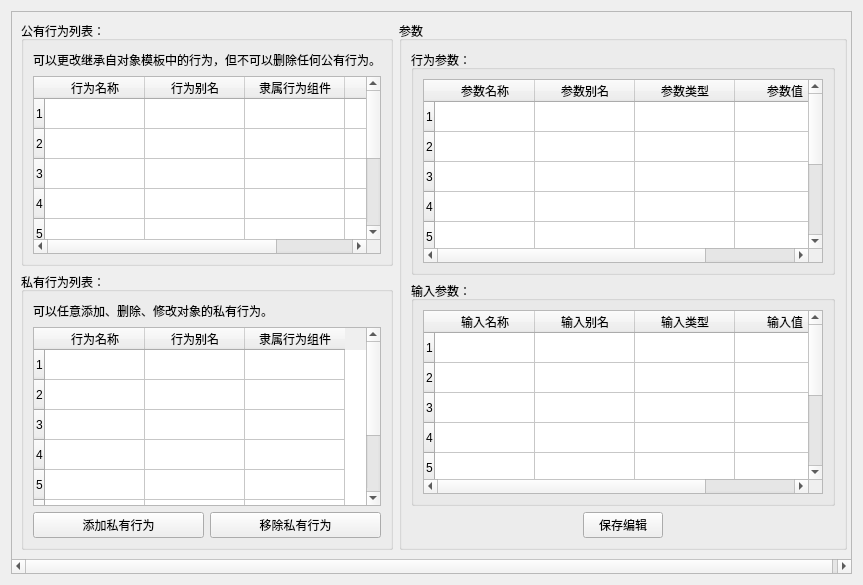
<?xml version="1.0" encoding="UTF-8"?>
<ui version="4.0">
 <class>ObjectBehaviorWidget</class>
 <widget class="QWidget" name="ObjectBehaviorWidget">
  <property name="geometry">
   <rect>
    <x>0</x>
    <y>0</y>
    <width>863</width>
    <height>585</height>
   </rect>
  </property>
  <property name="windowTitle">
   <string>行为能力</string>
  </property>
  <layout class="QGridLayout" name="gridLayout_8">
   <item row="0" column="0">
    <widget class="QScrollArea" name="scrollArea">
     <property name="widgetResizable">
      <bool>true</bool>
     </property>
     <widget class="QWidget" name="scrollAreaWidgetContents">
      <property name="geometry">
       <rect>
        <x>0</x>
        <y>0</y>
        <width>951</width>
        <height>540</height>
       </rect>
      </property>
      <layout class="QGridLayout" name="gridLayout_7">
       <item row="0" column="0">
        <layout class="QGridLayout" name="gridLayout_6">
         <item row="0" column="0">
          <widget class="QGroupBox" name="groupBox_3">
           <property name="title">
            <string>公有行为列表：</string>
           </property>
           <layout class="QGridLayout" name="gridLayout">
            <item row="0" column="0">
             <layout class="QVBoxLayout" name="verticalLayout">
              <item>
               <layout class="QHBoxLayout" name="horizontalLayout">
                <item>
                 <widget class="QLabel" name="label_3">
                  <property name="text">
                   <string>可以更改继承自对象模板中的行为，但不可以删除任何公有行为。</string>
                  </property>
                 </widget>
                </item>
                <item>
                 <spacer name="horizontalSpacer">
                  <property name="orientation">
                   <enum>Qt::Horizontal</enum>
                  </property>
                  <property name="sizeHint" stdset="0">
                   <size>
                    <width>40</width>
                    <height>20</height>
                   </size>
                  </property>
                 </spacer>
                </item>
               </layout>
              </item>
              <item>
               <widget class="QTableWidget" name="tableWidget_2">
                <row>
                 <property name="text">
                  <string>1</string>
                 </property>
                </row>
                <row>
                 <property name="text">
                  <string>2</string>
                 </property>
                </row>
                <row>
                 <property name="text">
                  <string>3</string>
                 </property>
                </row>
                <row>
                 <property name="text">
                  <string>4</string>
                 </property>
                </row>
                <row>
                 <property name="text">
                  <string>5</string>
                 </property>
                </row>
                <row>
                 <property name="text">
                  <string>6</string>
                 </property>
                </row>
                <row>
                 <property name="text">
                  <string>7</string>
                 </property>
                </row>
                <row>
                 <property name="text">
                  <string>9</string>
                 </property>
                </row>
                <column>
                 <property name="text">
                  <string>行为名称</string>
                 </property>
                </column>
                <column>
                 <property name="text">
                  <string>行为别名</string>
                 </property>
                </column>
                <column>
                 <property name="text">
                  <string>隶属行为组件</string>
                 </property>
                </column>
                <column>
                 <property name="text">
                  <string>继承自</string>
                 </property>
                </column>
               </widget>
              </item>
             </layout>
            </item>
           </layout>
          </widget>
         </item>
         <item row="0" column="1" rowspan="2">
          <widget class="QGroupBox" name="groupBox_5">
           <property name="title">
            <string>参数</string>
           </property>
           <layout class="QGridLayout" name="gridLayout_4">
            <item row="0" column="0">
             <layout class="QVBoxLayout" name="verticalLayout_3">
              <item>
               <widget class="QGroupBox" name="groupBox">
                <property name="title">
                 <string>行为参数：</string>
                </property>
                <layout class="QGridLayout" name="gridLayout_3">
                 <item row="0" column="0">
                  <widget class="QTableWidget" name="tableWidget">
                   <property name="minimumSize">
                    <size>
                     <width>400</width>
                     <height>0</height>
                    </size>
                   </property>
                   <row>
                    <property name="text">
                     <string>1</string>
                    </property>
                   </row>
                   <row>
                    <property name="text">
                     <string>2</string>
                    </property>
                   </row>
                   <row>
                    <property name="text">
                     <string>3</string>
                    </property>
                   </row>
                   <row>
                    <property name="text">
                     <string>4</string>
                    </property>
                   </row>
                   <row>
                    <property name="text">
                     <string>5</string>
                    </property>
                   </row>
                   <row>
                    <property name="text">
                     <string>6</string>
                    </property>
                   </row>
                   <row>
                    <property name="text">
                     <string>7</string>
                    </property>
                   </row>
                   <row>
                    <property name="text">
                     <string>9</string>
                    </property>
                   </row>
                   <column>
                    <property name="text">
                     <string>参数名称</string>
                    </property>
                   </column>
                   <column>
                    <property name="text">
                     <string>参数别名</string>
                    </property>
                   </column>
                   <column>
                    <property name="text">
                     <string>参数类型</string>
                    </property>
                   </column>
                   <column>
                    <property name="text">
                     <string>参数值</string>
                    </property>
                   </column>
                  </widget>
                 </item>
                </layout>
               </widget>
              </item>
              <item>
               <widget class="QGroupBox" name="groupBox_2">
                <property name="enabled">
                 <bool>true</bool>
                </property>
                <property name="title">
                 <string>输入参数：</string>
                </property>
                <layout class="QGridLayout" name="gridLayout_5">
                 <item row="0" column="0">
                  <widget class="QTableWidget" name="tableWidget_3">
                   <property name="enabled">
                    <bool>true</bool>
                   </property>
                   <property name="minimumSize">
                    <size>
                     <width>400</width>
                     <height>0</height>
                    </size>
                   </property>
                   <row>
                    <property name="text">
                     <string>1</string>
                    </property>
                   </row>
                   <row>
                    <property name="text">
                     <string>2</string>
                    </property>
                   </row>
                   <row>
                    <property name="text">
                     <string>3</string>
                    </property>
                   </row>
                   <row>
                    <property name="text">
                     <string>4</string>
                    </property>
                   </row>
                   <row>
                    <property name="text">
                     <string>5</string>
                    </property>
                   </row>
                   <row>
                    <property name="text">
                     <string>6</string>
                    </property>
                   </row>
                   <row>
                    <property name="text">
                     <string>7</string>
                    </property>
                   </row>
                   <row>
                    <property name="text">
                     <string>9</string>
                    </property>
                   </row>
                   <column>
                    <property name="text">
                     <string>输入名称</string>
                    </property>
                   </column>
                   <column>
                    <property name="text">
                     <string>输入别名</string>
                    </property>
                   </column>
                   <column>
                    <property name="text">
                     <string>输入类型</string>
                    </property>
                   </column>
                   <column>
                    <property name="text">
                     <string>输入值</string>
                    </property>
                   </column>
                  </widget>
                 </item>
                </layout>
               </widget>
              </item>
              <item>
               <layout class="QHBoxLayout" name="horizontalLayout_2">
                <item>
                 <spacer name="horizontalSpacer_5">
                  <property name="orientation">
                   <enum>Qt::Horizontal</enum>
                  </property>
                  <property name="sizeHint" stdset="0">
                   <size>
                    <width>133</width>
                    <height>17</height>
                   </size>
                  </property>
                 </spacer>
                </item>
                <item>
                 <widget class="QPushButton" name="pushButton_editPrivateFormPart">
                  <property name="text">
                   <string>保存编辑</string>
                  </property>
                  <property name="icon">
                   <iconset resource="../ModelingTool.qrc">
                    <normaloff>:/ModelingTool/Images/saveProject.png</normaloff>:/ModelingTool/Images/saveProject.png</iconset>
                  </property>
                 </widget>
                </item>
                <item>
                 <spacer name="horizontalSpacer_6">
                  <property name="orientation">
                   <enum>Qt::Horizontal</enum>
                  </property>
                  <property name="sizeHint" stdset="0">
                   <size>
                    <width>133</width>
                    <height>17</height>
                   </size>
                  </property>
                 </spacer>
                </item>
               </layout>
              </item>
             </layout>
            </item>
           </layout>
          </widget>
         </item>
         <item row="1" column="0">
          <widget class="QGroupBox" name="groupBox_4">
           <property name="title">
            <string>私有行为列表：</string>
           </property>
           <layout class="QGridLayout" name="gridLayout_2">
            <item row="0" column="0">
             <layout class="QVBoxLayout" name="verticalLayout_2">
              <item>
               <layout class="QHBoxLayout" name="horizontalLayout_3">
                <item>
                 <widget class="QLabel" name="label_4">
                  <property name="text">
                   <string>可以任意添加、删除、修改对象的私有行为。</string>
                  </property>
                 </widget>
                </item>
                <item>
                 <spacer name="horizontalSpacer_4">
                  <property name="orientation">
                   <enum>Qt::Horizontal</enum>
                  </property>
                  <property name="sizeHint" stdset="0">
                   <size>
                    <width>40</width>
                    <height>20</height>
                   </size>
                  </property>
                 </spacer>
                </item>
               </layout>
              </item>
              <item>
               <widget class="QTableWidget" name="tableWidget_4">
                <row>
                 <property name="text">
                  <string>1</string>
                 </property>
                </row>
                <row>
                 <property name="text">
                  <string>2</string>
                 </property>
                </row>
                <row>
                 <property name="text">
                  <string>3</string>
                 </property>
                </row>
                <row>
                 <property name="text">
                  <string>4</string>
                 </property>
                </row>
                <row>
                 <property name="text">
                  <string>5</string>
                 </property>
                </row>
                <row>
                 <property name="text">
                  <string>6</string>
                 </property>
                </row>
                <row>
                 <property name="text">
                  <string>7</string>
                 </property>
                </row>
                <row>
                 <property name="text">
                  <string>9</string>
                 </property>
                </row>
                <column>
                 <property name="text">
                  <string>行为名称</string>
                 </property>
                </column>
                <column>
                 <property name="text">
                  <string>行为别名</string>
                 </property>
                </column>
                <column>
                 <property name="text">
                  <string>隶属行为组件</string>
                 </property>
                </column>
               </widget>
              </item>
              <item>
               <layout class="QHBoxLayout" name="horizontalLayout_4">
                <item>
                 <widget class="QPushButton" name="pushButton_addPrivateBehavior">
                  <property name="text">
                   <string>添加私有行为</string>
                  </property>
                  <property name="icon">
                   <iconset resource="../ModelingTool.qrc">
                    <normaloff>:/ModelingTool/Images/add.png</normaloff>:/ModelingTool/Images/add.png</iconset>
                  </property>
                 </widget>
                </item>
                <item>
                 <widget class="QPushButton" name="pushButton_removePrivateForm">
                  <property name="text">
                   <string>移除私有行为</string>
                  </property>
                  <property name="icon">
                   <iconset resource="../ModelingTool.qrc">
                    <normaloff>:/ModelingTool/Images/remove_circle.png</normaloff>:/ModelingTool/Images/remove_circle.png</iconset>
                  </property>
                 </widget>
                </item>
               </layout>
              </item>
             </layout>
            </item>
           </layout>
          </widget>
         </item>
        </layout>
       </item>
      </layout>
     </widget>
    </widget>
   </item>
  </layout>
 </widget>
 <resources>
  <include location="../ModelingTool.qrc"/>
 </resources>
 <connections/>
</ui>
